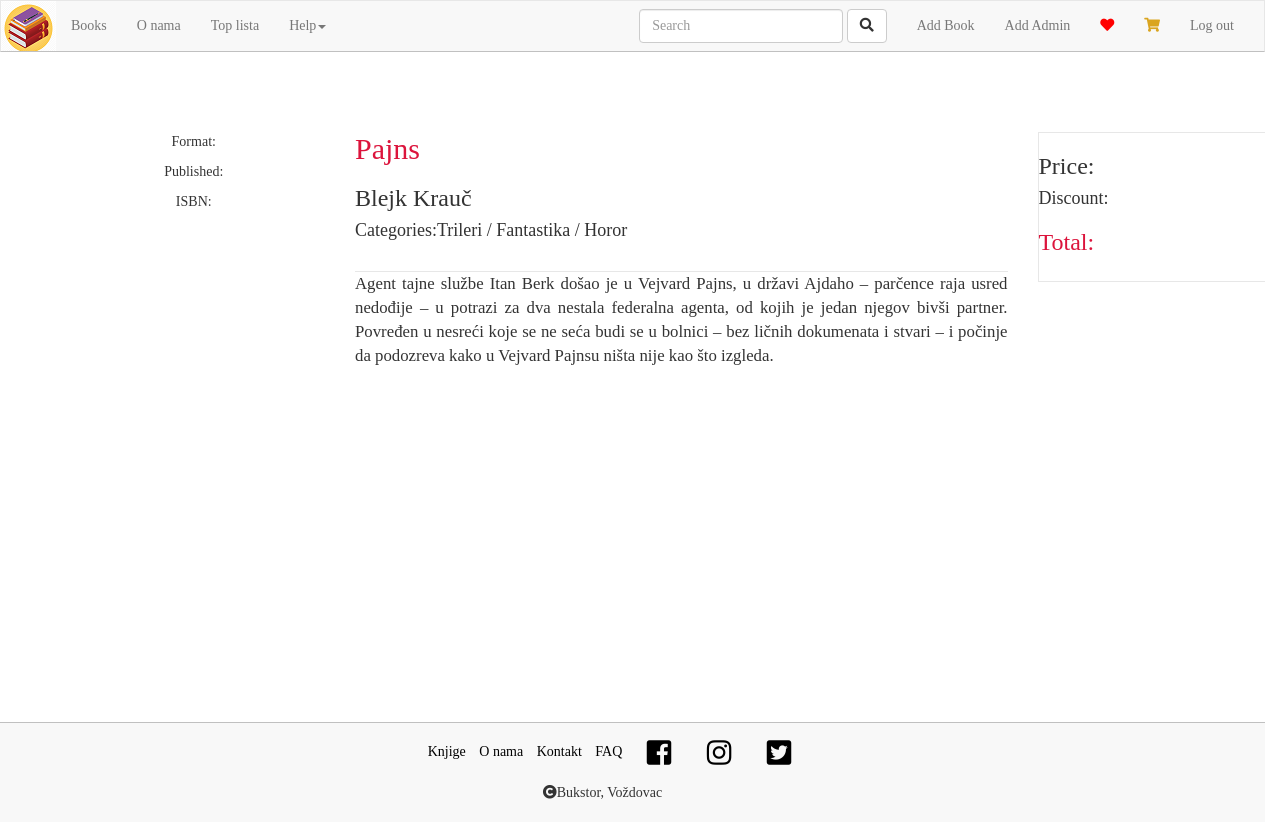
The app's page /book.php?id=10 (signed in) with its own data.
### tables this page shows
CREATE TABLE `knjiga` (
  `naslov` varchar(255) NOT NULL,
  `autor` varchar(255) NOT NULL,
  `knjiga_id` int(5) NOT NULL,
  `opis` varchar(1000) DEFAULT NULL,
  `kategorija` varchar(255) NOT NULL,
  `br_kupovina` int(255) NOT NULL DEFAULT 0,
  `slika` varchar(255) NOT NULL
);

### book.php (the view, shortened to what this page needs)
<?php
include_once "scripts/functions.php";
$id=$_GET['id'];
$sql ="SELECT * FROM knjiga WHERE knjiga_id=$id LIMIT 1";
$book=mysqli_fetch_assoc(mysqli_query($db,$sql));
?>
<!DOCTYPE html>
<html lang="en">
  <head>
    <link href="css/bootstrap.min.css" rel="stylesheet">
    <link rel="stylesheet" href="https://use.fontawesome.com/releases/v5.5.0/css/all.css">
    <link rel="stylesheet" href="./css/style.css">
  </head>
  <body>
    <div class="container book">
      <div class="row">
        <div class="col-md-3">
          <div class="text-center">
            <p>Format:</p>
            <p>Published:</p>
            <p>ISBN:</p>
          </div>
        </div>
        <div class="col-md-7">
          <h2 class="naslov-knjige"><?php echo $book["naslov"]?></h2>
          <h3><?php echo $book["autor"]?></h3>
          <h4>Categories:<?php echo $book["kategorija"]?></h4>
          <p class="oknjizi"> <?php echo $book["opis"]?></p>
        </div>
        <div class="col-md-2">
          <div class="price">
            <h3>Price: </h3>
            <h4>Discount: </h4>
            <h3 class="ukupno">Total: </h3>
          </div>
        </div>
      </div>
    </div>
  </body>
</html>

### css/style.css (style rules this page uses)
body { font-family: Verdana; position: relative; }
body>.container { min-height: 70vh; }
a { color: unset; }
.navbar-brand { margin: 0; padding: 0; overflow: hidden; }
.navbar { border-bottom: 1px solid silver; border-radius: 0px; margin-bottom:0px; }
.crna-lista li a { color:black; }
#glavni-footer { height: 100px; padding: 10px 0 0 0; margin: 30px 0 0 0; border-top:1px solid silver; background-color: #f8f8f8; }
.fa-heart { color: red; cursor: pointer; }
.fa-shopping-cart { color:goldenrod; cursor: pointer; }
.fa-facebook-square,.fa-instagram,.fa-twitter-square { color:black; }
.ukupno { color: crimson; }
form { padding: 2em 3em 1em; max-width: 850px; }
.book { margin-top: 80px; }
.naslov-knjige { color: crimson; margin-top: 0; }
.oknjizi { border-top: 1px solid #e7e7e7; margin-top: 30px; font-size: 1.2em; text-align: justify; }
.price { border: 1px solid #e7e7e7; min-height:150px; width: 250px; }
img { max-height: 270px; }
#glavni-footer div { width: 100%; }

### records on screen
knjiga: naslov "Pajns", autor "Blejk Krauč", kategorija "Trileri / Fantastika / Horor", opis "Agent tajne službe Itan Berk došao je u Vejvard Pajns, u državi Ajdaho – parčence raja usred nedođije – u potrazi za dva nestala federalna agenta, od kojih je jedan njegov bivši partner. Povređen u nesreći koje se ne seća budi se u bolnici – bez ličnih dokumenata i stvari – i počinje da podozreva kako u Vejvard Pajnsu ništa nije kao što izgleda."
